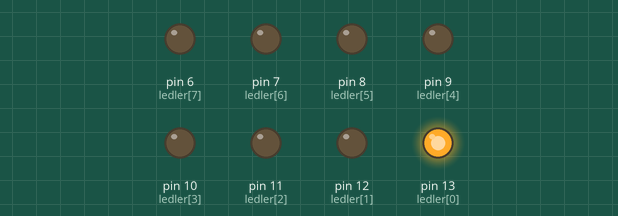
Simulated run of this sketch. Board: Arduino Uno, built with avr-gcc and run on an emulated ATmega328P. Shown: output pins drawn as LEDs (lit = HIGH).

Above: at 0.06 s.
At 0.44 s:
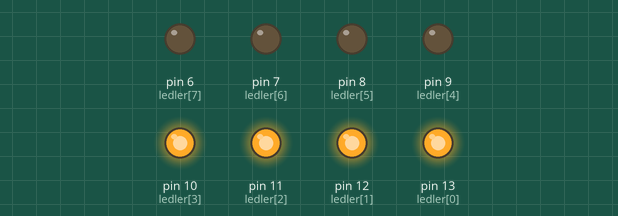
At 0.9 s:
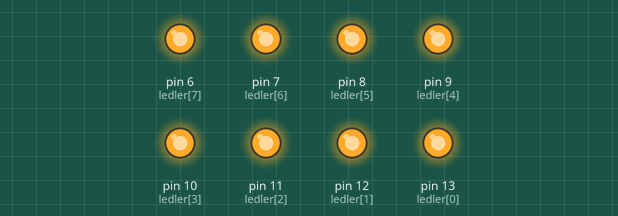
At 2.1 s:
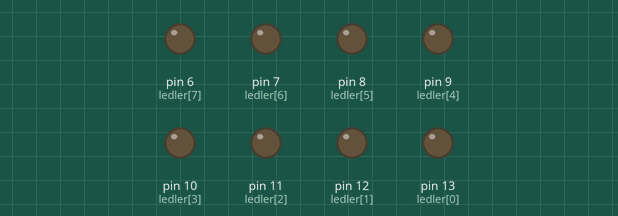
Timing chart, 0 to 3.6 s (numbered marks = the images above):
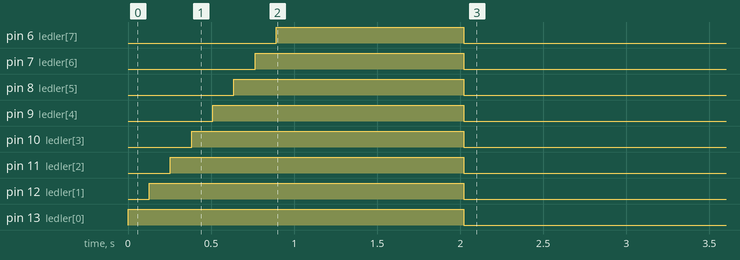

Measured:
- by itself, pin 6 (ledler[7]): LOW → HIGH at 0.89 s, → LOW 1.1 s later
- by itself, pin 7 (ledler[6]): LOW → HIGH at 0.76 s, → LOW 1.3 s later
- by itself, pin 8 (ledler[5]): LOW → HIGH at 0.64 s, → LOW 1.4 s later
- by itself, pin 9 (ledler[4]): LOW → HIGH at 0.51 s, → LOW 1.5 s later
- by itself, pin 10 (ledler[3]): LOW → HIGH at 0.38 s, → LOW 1.6 s later
- by itself, pin 11 (ledler[2]): LOW → HIGH at 0.25 s, → LOW 1.8 s later
- by itself, pin 12 (ledler[1]): LOW → HIGH at 0.13 s, → LOW 1.9 s later
- by itself, pin 13 (ledler[0]): LOW → HIGH at 0.00 s, → LOW 2.0 s later

The sketch:

yumurta_timer.ino
```cpp
//Yumurta Zamanlayıcısı
// Yumurta pişme türü secimi
const char RAFADAN = 'R';
const char ORTA_PISMIS = 'O';
const char COK_PISMIS = 'C';
// yumurta pişme süreleri
int rafadan_sure = 3000;
int orta_sure = 1000;
int cok_sure = 7500;

//Pişme zaman durumunu ve alarm durumunu göstermek için.
int ledler[8] = {13, 12, 11, 10, 9, 8, 7, 6};
int led_index = 0;

char secim = 0;   //secimi tutan değişken

bool gaz_sensoru = true; //Gaz yoksa false varsa true değerini alır,
bool alev_sensoru = true; // Alev yoksa false, varsa true değerini alır.
bool basla = true;        // işleme başlama
long zaman_deg = 0;

void setup() {
  for (int x = 0; x < 8; x++) {
    pinMode(ledler[x], OUTPUT);
  }
  secim = ORTA_PISMIS;
  //secim=RAFADAN;
  gaz_sensoru = true;
  alev_sensoru=true;
  basla=true;
}

void loop() {

  if (basla && gaz_sensoru && alev_sensoru)
  {
    if (secim == RAFADAN)
    {
      if (zaman_deg > rafadan_sure)
      {
        delay(1000);
        for (int x = 0; x < 8; x++) digitalWrite(ledler[x], LOW);
        //basla = false;
        zaman_deg = 0;
      }
      if (zaman_deg >= ((rafadan_sure / 8)*led_index)) {
        led_index++;
      }
    }
    if (secim == ORTA_PISMIS)
    {
      if (zaman_deg > orta_sure)
      {
        delay(1000);
        for (int x = 0; x < 8; x++) digitalWrite(ledler[x], LOW);
        basla = false;
        zaman_deg = 0;
      }
      if (zaman_deg >= ((orta_sure / 8)*led_index)) {
        led_index++;
      }
    }

    digitalWrite(ledler[led_index-1], HIGH);

  } else if (!gaz_sensoru || !alev_sensoru) //alarm durumu gaz veya alev yoksa
  {
      for (int x = 0; x < 8; x++) digitalWrite(ledler[x], HIGH);
      delay(100);
      for (int x = 0; x < 8; x++) digitalWrite(ledler[x], LOW);
      delay(100);
  }

  zaman_deg++;  // zaman_deg değikeninin her 1 mS de 1 arttır...
  delay(1);// 1 mS(mili saniye) aralıklarla işlem yap...

}//
```
